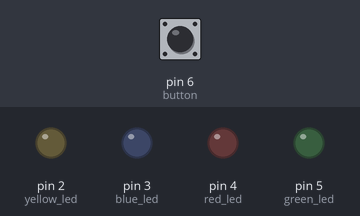
Recording of a sketch running on a simulated Arduino Uno, built with avr-gcc and run on an emulated ATmega328P. Parts: output pins drawn as LEDs (lit = HIGH). The test bench sets the inputs (shaded band); at power-on: pin 6 (button) HIGH.

Above: at 1.2 s.
1.3 s: pin 6 (button) pulled LOW for 0.15 s
At 4.3 s:
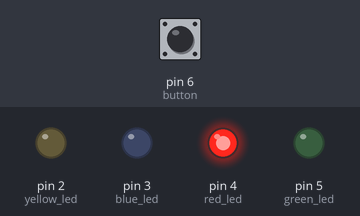
4.4 s: pin 6 (button) pulled LOW for 1 s
At 5.4 s:
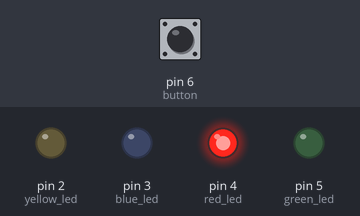
6.9 s: pin 6 (button) pulled LOW for 0.15 s
At 9.8 s:
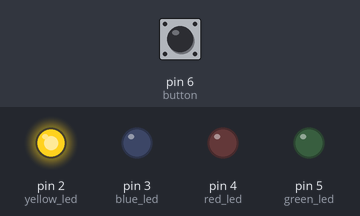
10.0 s: pin 6 (button) pulled LOW for 3.2 s
At 11.1 s:
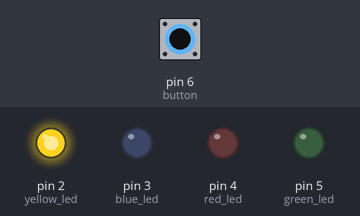
Timing chart, 0 to 13.0 s (numbered marks = the images above; inputs shaded):
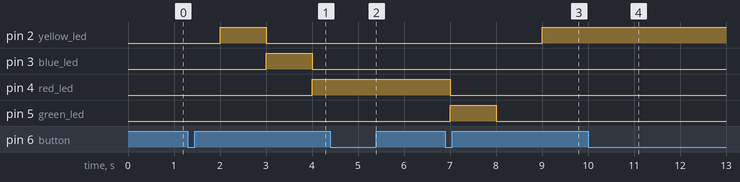

Measured:
- after the input at 1.3 s, pin 2 (yellow_led): LOW → HIGH after 0.70 s, → LOW 1.0 s later; pin 3 (blue_led): LOW → HIGH after 1.7 s, → LOW 1.0 s later; pin 4 (red_led): LOW → HIGH after 2.7 s
- after the input at 4.4 s, pin 4 (red_led): stays HIGH (without the input it goes to LOW after 0.60 s); pin 5 (green_led): stays LOW (without the input it goes to HIGH after 0.60 s)
- after the input at 6.9 s, pin 2 (yellow_led): LOW → HIGH after 2.1 s; pin 4 (red_led): HIGH → LOW after 0.10 s; pin 5 (green_led): LOW → HIGH after 0.10 s, → LOW 1.0 s later
- after the input at 10.0 s, pin 2 (yellow_led): stays HIGH (without the input it goes to LOW after 0.00 s); pin 3 (blue_led): stays LOW (without the input it goes to HIGH after 0.00 s); pin 4 (red_led): stays LOW (without the input it goes to HIGH after 1.0 s); pin 5 (green_led): stays LOW (without the input it goes to HIGH after 2.0 s)

The sketch:

TEST.ino
```cpp
#define LED_NU(x) 1 + (x) % 5

constexpr auto green_led = 5;
constexpr auto red_led = 4;
constexpr auto blue_led = 3;
constexpr auto yellow_led = 2;
constexpr auto all_off = 1;
constexpr auto button = 6;
constexpr long gap_time = 1000;
constexpr unsigned button_sample = 50;
uint8_t id;
uint8_t press_time;
bool button_state;
bool flag;

inline void turnledon(const uint8_t nu)
{
	if (nu == all_off)
		return;
	digitalWrite(nu, HIGH);
}

inline void turnoff(const uint8_t nu)
{
	digitalWrite(nu, LOW);
}

void setup()
{
	Serial.begin(9600);
	pinMode(green_led, OUTPUT);
	pinMode(red_led, OUTPUT);
	pinMode(blue_led, OUTPUT);
	pinMode(yellow_led, OUTPUT);
	pinMode(button, INPUT_PULLUP);
}

void loop()
{
	if (flag) {
		turnoff(LED_NU(id++));
		turnledon(LED_NU(id));
	}
	for (auto end_time = millis(), start_time = millis(); end_time - start_time < gap_time; end_time = millis()) {
		const auto button_input = digitalRead(button);
		if (button_input == LOW && press_time < button_sample)
			press_time++;
		else if (button_state == LOW && press_time == button_sample && button_state == false) {
			flag = !flag;
			button_state = true;
		}
		else if (button_state != LOW && press_time > 0)
			press_time--;
		else if (button_input != LOW && press_time == 0 && button_state == true)
			button_state = false;
	}
}
```
